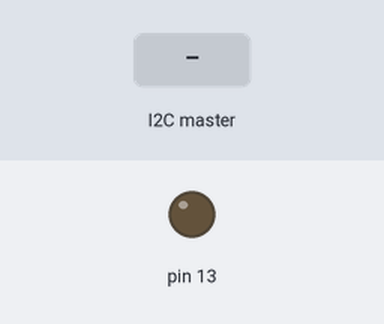
A sketch run on a simulated Arduino Uno, built with avr-gcc and run on an emulated ATmega328P. On the bench: output pins drawn as LEDs (lit = HIGH). The inputs (shaded band) are chosen by the test bench.

Above: at 1.2 s.
1.3 s: the I2C master sends "H"
At 2.4 s:
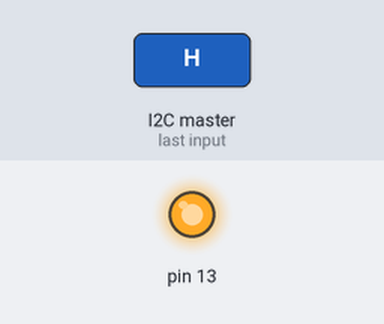
2.8 s: the I2C master sends "L"
At 3.5 s:
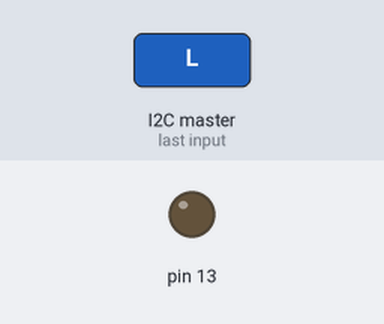
Timing chart, 0 to 5.8 s (numbered marks = the images above; inputs shaded):
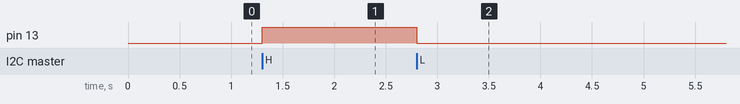

Measured:
- after the input at 1.3 s, pin 13: LOW → HIGH at once
- after the input at 2.8 s, pin 13: HIGH → LOW at once

The sketch:

slave3.ino
```cpp
#include<Wire.h>

void setup() {
  //address of slave 1 is five
  Wire.begin(7);
  Wire.onReceive(react);
  pinMode(13,OUTPUT);
  digitalWrite(13,LOW);

}

void loop() {
  // put your main code here, to run repeatedly:

}

void react(int n){
  while(Wire.available()){
    char c = Wire.read();

    if(c== 'H'){
      digitalWrite(13,HIGH);
    }else if(c == 'L'){
      digitalWrite(13,LOW);
    }
  }


}
```
